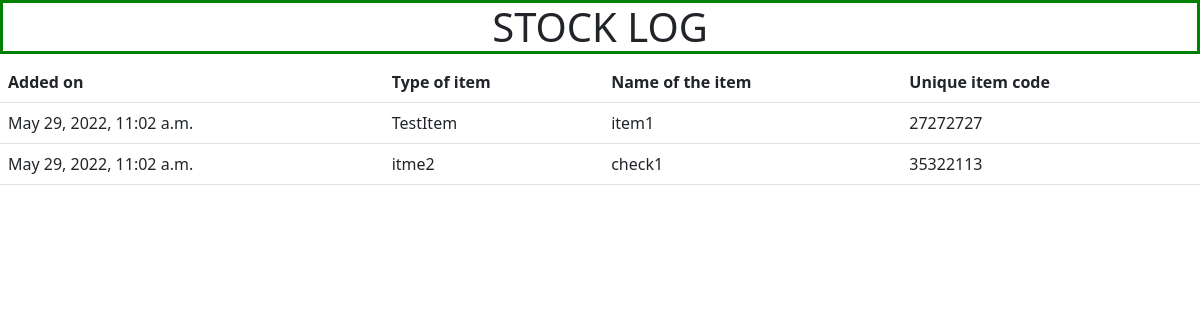
/inventory/logadd/ (signed in), run on the app's committed database.
### fnapp/models.py (models this page shows, shortened)
class items(models.Model):
    type_of_item = models.CharField(max_length=50)
    name_of_item = models.CharField(max_length=50)
    qty_available = models.IntegerField(default = 0)
    last_issued = models.DateTimeField()
    no_of_items_issued_out = models.IntegerField(default = 0)
    unique_code = models.IntegerField(default = random.randint(10_000_000, 99_999_999), editable = False)
    added_on = models.DateTimeField(auto_now_add = True, editable = False)

### fnapp/views.py (the view)
# urls.py: path('logadd/', views.log_add, name='logadd'),
def log_add(request):
    logitems = items.objects.all()[:]
    context = {'logitems': logitems}
    if request.user.is_authenticated:
        return render(request, 'fnapp/log_add.html', context)
    else:
        return render(request, 'fnapp/notlogin.html')

### templates/fnapp/log_add.html (shortened to what this page needs)
<!DOCTYPE html>
<html lang="en">
<head>
    <link href="https://cdn.jsdelivr.net/npm/bootstrap@5.2.0-beta1/dist/css/bootstrap.min.css" rel="stylesheet">
</head>
<body>
    <h1 style="text-align: center; border: 3px solid green;">STOCK LOG</h1>
    <table class="table">
        <tr>
            <th>Added on</th>
            <th>Type of item</th>
            <th>Name of the item</th>
            <th>Unique item code</th>
        </tr>
        {% for thing in logitems %}
            <tr>
                <td>{{thing.added_on}}</td>
                <td>{{thing.type_of_item}}</td>
                <td>{{thing.name_of_item}}</td>
                <td>{{thing.unique_code}}</td>
            </tr>
        {% endfor %}
    </table><br>
</body>
</html>

### data on the page
items: added_on "May 29, 2022, 11:02 a.m.", type_of_item "TestItem", name_of_item "item1", unique_code "27272727"
items: added_on "May 29, 2022, 11:02 a.m.", type_of_item "itme2", name_of_item "check1", unique_code "35322113"
